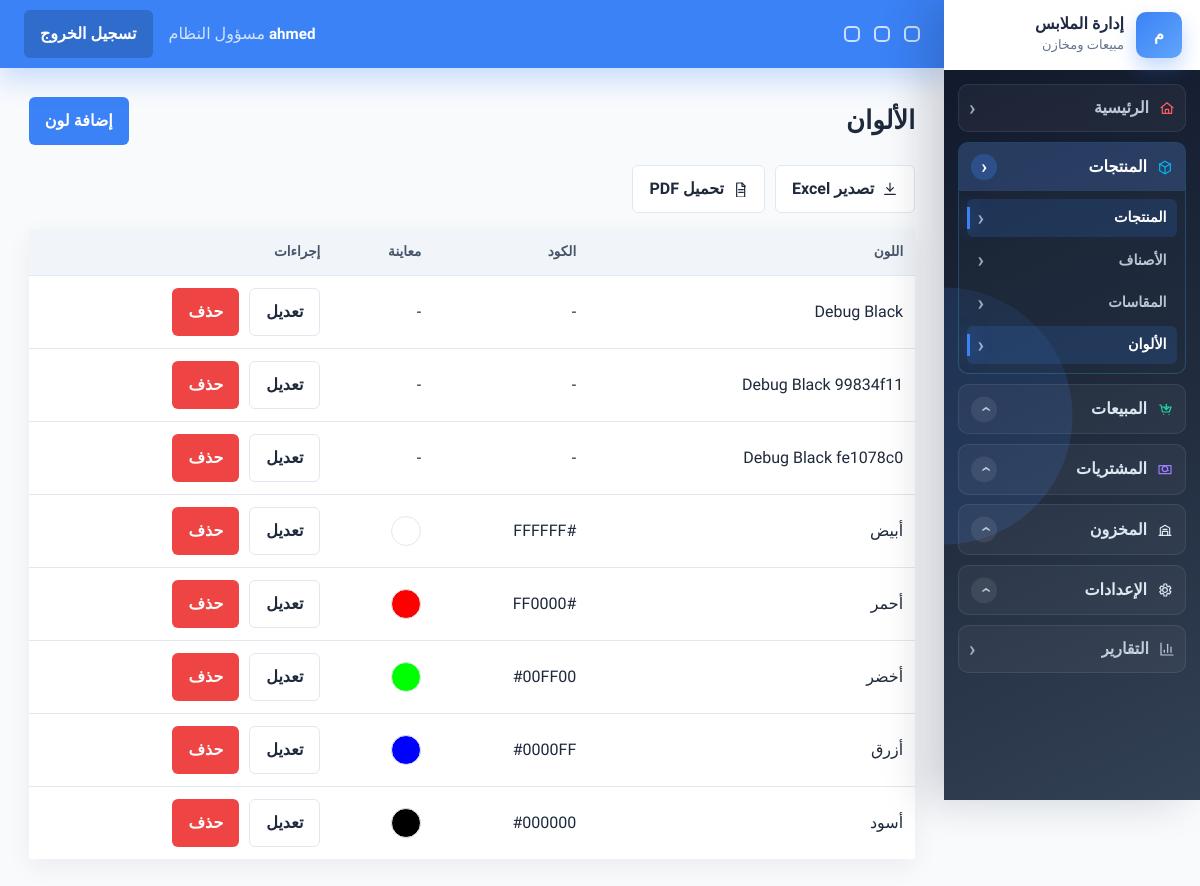
Page /products/colors/ (signed in) on the committed database.
### accounts/models.py (models this page shows, shortened)
class User(AbstractUser):
    ROLE_MANAGER = 'manager'
    ROLE_SALES = 'sales'
    ROLE_WAREHOUSE = 'warehouse'
    ROLE_CHOICES = [
        (ROLE_MANAGER, 'مسؤول النظام'),
        (ROLE_SALES, 'مندوب مبيعات'),
        (ROLE_WAREHOUSE, 'مسؤول مخزن'),
    ]
    username = models.CharField(
        'اسم المستخدم',
        max_length=150,
        unique=True,
        help_text='يمكن استخدام الحروف والأرقام والمسافات.',
        error_messages={'unique': 'يوجد مستخدم بهذا الاسم بالفعل.'},
    )
    role = models.CharField(max_length=20, choices=ROLE_CHOICES, default=ROLE_SALES, db_index=True)
    phone = models.CharField(max_length=20, blank=True, null=True)
    created_at = models.DateTimeField(auto_now_add=True, db_index=True)
    class Meta:
        indexes = [
            models.Index(fields=['role', 'is_active']),
            models.Index(fields=['created_at']),
        ]
    @property
    def is_manager(self):
        return self.role == self.ROLE_MANAGER or self.is_superuser

### products/models.py (models this page shows, shortened)
class Color(models.Model):
    name = models.CharField(max_length=50, unique=True)
    hex_code = models.CharField(max_length=7, blank=True, null=True)

### products/views.py (the view)
# urls.py: path('colors/', views.ColorListView.as_view(), name='colors'),
class ColorListView(ManagerRequiredMixin, ExportListMixin, ListView):
    model = Color
    template_name = 'products/catalog/colors.html'
    context_object_name = 'colors'
    paginate_by = 20
    ordering = ('name',)
    export_title = 'قائمة الألوان'
    export_filename = 'colors'
    export_columns = (
        ('اسم اللون', 'name'),
        ('كود اللون', 'hex_code'),
    )

### accounts/permissions.py (called while the page is built)
def has_role(user, *roles):
    if not user.is_authenticated:
        return False
    if user.is_superuser or getattr(user, 'role', None) == 'manager':
        return True
    return getattr(user, 'role', None) in roles

    def test_func(self):
        return has_role(self.request.user, *self.allowed_roles)

### config/exports.py (called while the page is built)
    def dispatch(self, request, *args, **kwargs):
        export_format = request.GET.get('export')
        if export_format in {'excel', 'pdf'}:
            return self.export_response(export_format)
        return super().dispatch(request, *args, **kwargs)

    def get_context_data(self, **kwargs):
        context = super().get_context_data(**kwargs)
        context['export_enabled'] = bool(self.export_columns)
        return context

### templates/products/catalog/colors.html (shortened to what this page needs)
{% extends 'base.html' %}
{% block content %}
<div class="page-head">
    <h1>الألوان</h1>
    <a class="btn btn-accent" href="{% url 'products:color_create' %}">إضافة لون</a>
</div>
{% include 'partials/export_buttons.html' %}
<div class="table-wrap">
    <table>
        <thead><tr><th>اللون</th><th>الكود</th><th>معاينة</th><th>إجراءات</th></tr></thead>
        <tbody>
        {% for color in colors %}
            <tr>
                <td>{{ color.name }}</td>
                <td>{{ color.hex_code|default:'-' }}</td>
                <td>{% if color.hex_code %}<span class="color-swatch" style="background: {{ color.hex_code }}"></span>{% else %}-{% endif %}</td>
                <td class="actions">
                    <a class="btn btn-light" href="{% url 'products:color_update' color.pk %}">تعديل</a>
                    <a class="btn btn-danger" href="{% url 'products:color_delete' color.pk %}">حذف</a>
                </td>
            </tr>
        {% empty %}
            <tr><td colspan="4">لا توجد ألوان</td></tr>
        {% endfor %}
        </tbody>
    </table>
</div>
{% endblock %}

### templates/partials/navbar.html (shortened to what this page needs)
<header class="topbar">
    <div class="topbar-tools" aria-hidden="true">
        <span></span>
        <span></span>
        <span></span>
    </div>
    <div class="topbar-user">
        <strong>{{ request.user.get_full_name|default:request.user.username }}</strong>
        <span>{{ request.user.get_role_display }}</span>
    </div>
    <form method="post" action="{% url 'accounts:logout' %}">
        <button class="btn btn-secondary" type="submit">تسجيل الخروج</button>
    </form>
</header>

### rows in the picture
User: user.get_full_name "ahmed", user.role "مسؤول النظام"
Color: name "Debug Black", hex_code "-"
Color: name "Debug Black 99834f11", hex_code "-"
Color: name "Debug Black fe1078c0", hex_code "-"
Color: name "أبيض", hex_code "#FFFFFF"
Color: name "أحمر", hex_code "#FF0000"
Color: name "أخضر", hex_code "#00FF00"
Color: name "أزرق", hex_code "#0000FF"
Color: name "أسود", hex_code "#000000"
